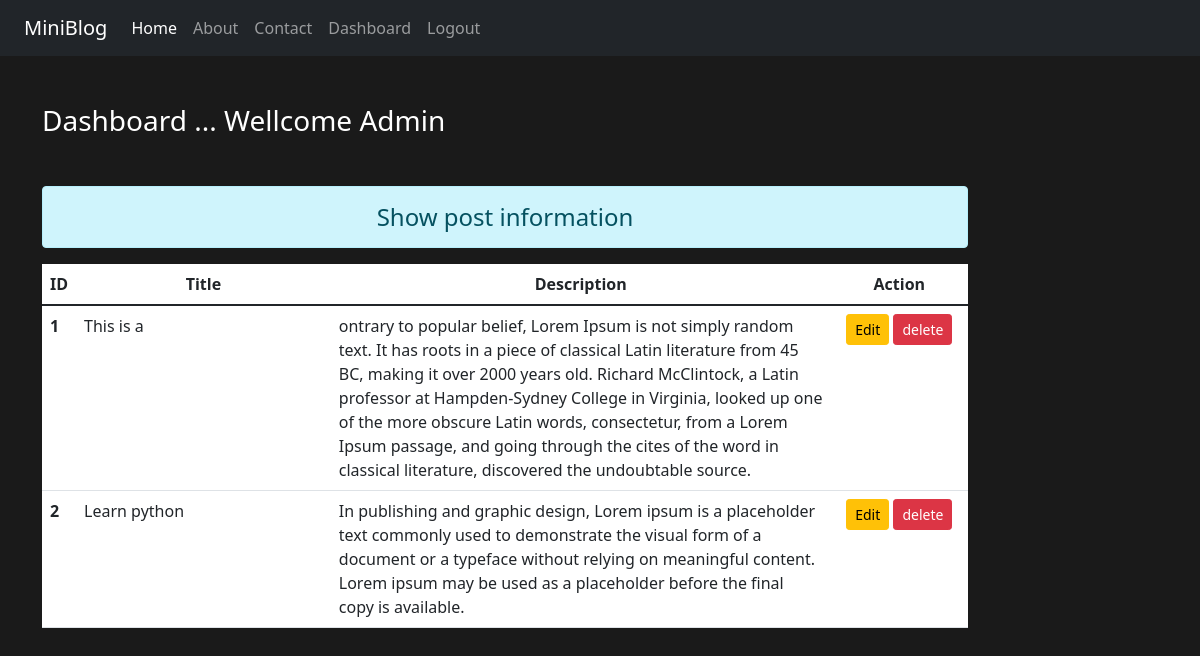
Page /dashboard/ (signed in) on the earlier database version.
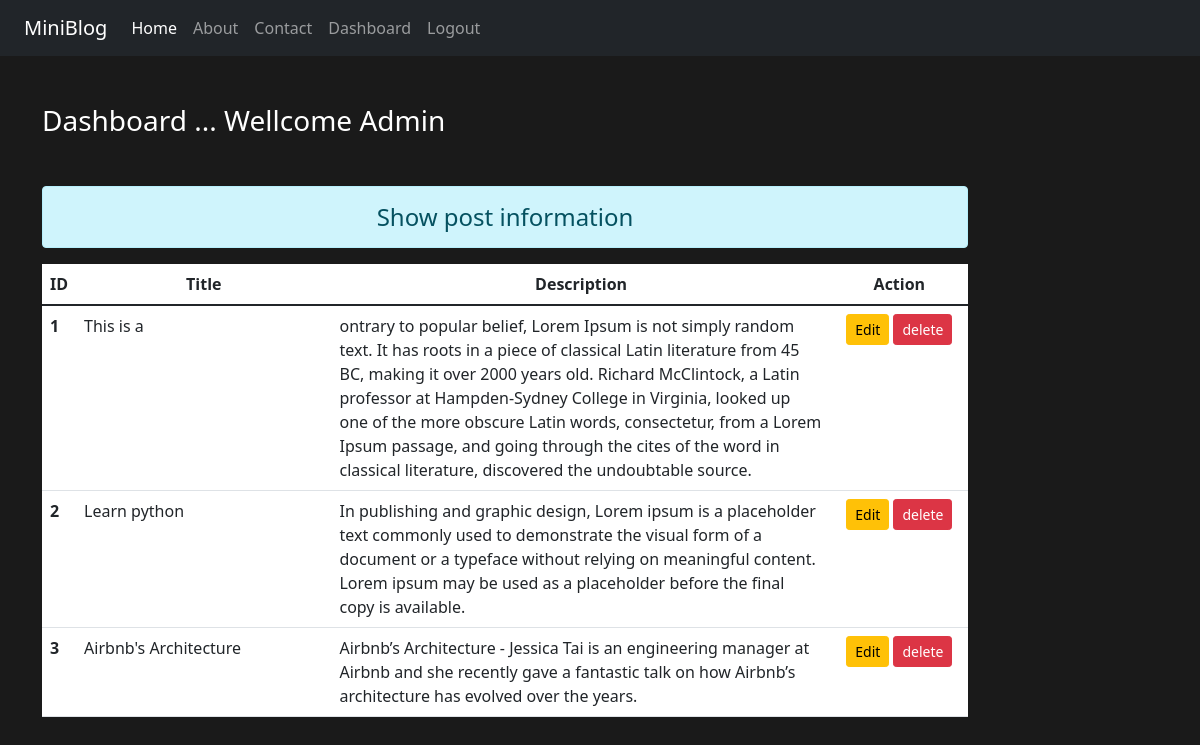
Same page on the later database version.
### blog/models.py (models this page shows)
class Post(models.Model):
    title = models.CharField(max_length=150)
    desc = models.TextField()

### blog/views.py (the view)
# urls.py: path('dashboard/', views.dashboard, name='dashboard'),
def dashboard(request):
    if request.user.is_authenticated:
        posts = Post.objects.all()
        return render (request,"dashboard.html",{'posts':posts})
    else:
        return HttpResponseRedirect("/login//")

### templates/dashboard.html (shortened to what this page needs)
{% extends 'base.html' %}
{% load static %}
{% block content %}
<div class = "col-sm-10">
    <h3 class="text-white my-5">Dashboard ... Wellcome Admin</h3>
    <h4 class="text-center alert alert alert-info mt-3">Show post information</h4>
    {% if posts %}
    <table class="table table-hover bg-white">
        <thead>
            <tr class="text-center">
                <th scope="col" style="width:2%">ID</th>
                <th scope="col" style="width:28%">Title</th>
                <th scope="col" style="width:55%">Description</th>
                <th scope="col" style="width:15%">Action</th>
            </tr>
        </thead>
    <tbody>
        {% for post in posts%}
        <tr>
            <th scope="row">{{ post.id }}</th>
            <td>{{ post.title }}</td>
            <td>{{ post.desc }}</td>
            <td class="text-center">
                <a href="#" class="btn btn-warning btn-sm">Edit</a>
                <form action="" method="post" class="d-inline">
                   <input type="submit" class="btn btn-danger btn-sm" value="delete">
                </form>
            </td>
        </tr>
        {% endfor %}
    </tbody>
</table>
{% else %}
<h4 class="text-center alert alert-warning">No Records</h4>
{% endif %}
</div>
{% endblock content %}

### templates/base.html (shortened to what this page needs)
<!DOCTYPE html>
<html>
<head>
    {% load static %}
<link rel="stylesheet" href="{% static "css/bootstrap.min.css" %}">
<link rel="stylesheet" href="{% static "css/style.css" %}">
</head>
<body>
<div class="container-fluid bg-dark">
  {% include "navber.html" %}
</div>
<div class="container">
  <div class="row">
   {% block content %}
  {% endblock content %}
  </div>
</div>
</body>
</html>

### templates/navber.html (shortened to what this page needs)
<nav class="navbar navbar-expand-lg navbar-dark bg-dark">
    <div class="container-fluid">
      <a class="navbar-brand" href="#">MiniBlog</a>
      <div class="collapse navbar-collapse" id="navbarNav">
        <ul class="navbar-nav">
          <li class="nav-item">
            <a class="nav-link active" aria-current="/" href="#">Home</a>
          </li>
          <li class="nav-item">
            <a class="nav-link" href="{% url 'about' %}">About</a>
          </li>
          <li class="nav-item">
            <a class="nav-link" href="{% url 'contact' %}">Contact</a>
          </li>
          {% if request.user.is_authenticated %}
            <li class="nav-item">
              <a class="nav-link" href="{% url 'dashboard' %}">Dashboard</a>
            </li>
            <li class="nav-item">
              <a class="nav-link" href="{% url 'log_out' %}">Logout</a>
          </li>
          {% endif %}
        </ul>
      </div>
    </div>
  </nav>

### static/css/style.css (style rules this page uses)
body { background:#1a1a1a !important; color: #b1b1b1 !important; }
form { color: #555; }

Differences in the rows shown:
added Post: id "3", title "Airbnb's Architecture", desc "Airbnb’s Architecture - Jessica Tai is an engineering manager at Airbnb and she recently gave a fantastic talk on how Airbnb’s architecture has evolved over the years."
